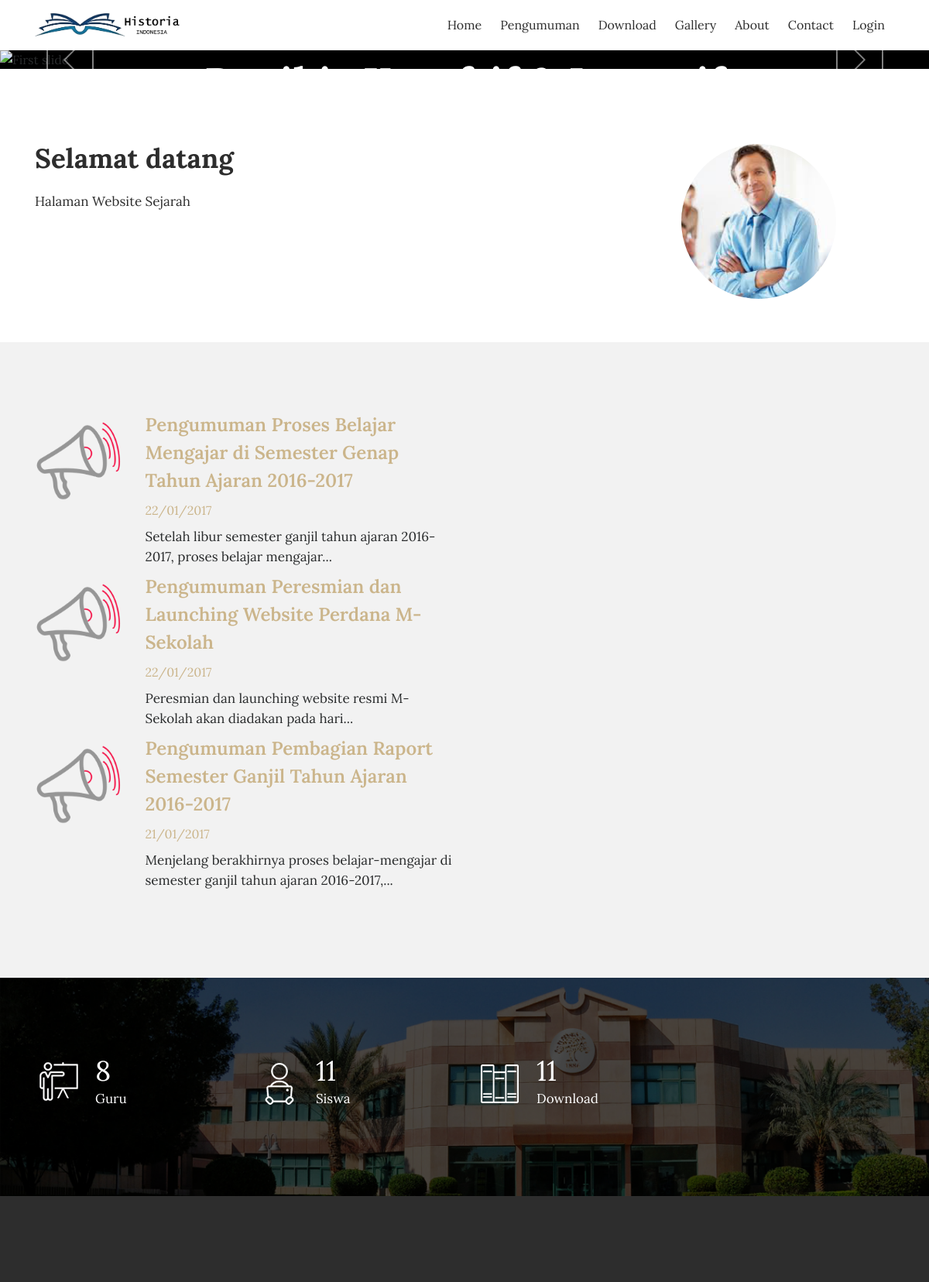
Before: / (upper part) with the older database file.
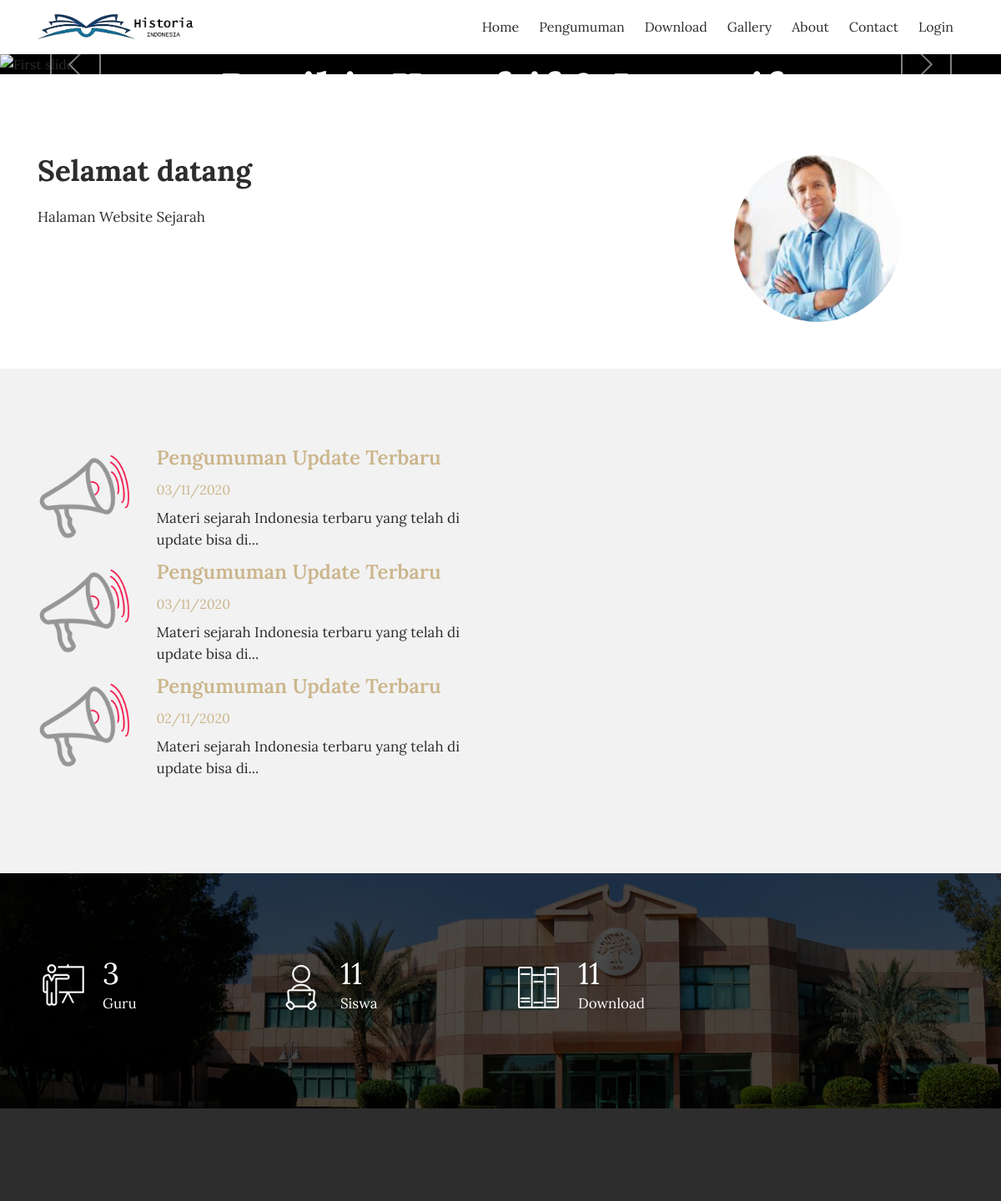
After: the same page with the newer database file.
### tables this page shows
CREATE TABLE `tbl_pengumuman` (
  `pengumuman_id` int(11) NOT NULL,
  `pengumuman_judul` varchar(150) DEFAULT NULL,
  `pengumuman_deskripsi` text DEFAULT NULL,
  `pengumuman_tanggal` timestamp NULL DEFAULT current_timestamp(),
  `pengumuman_author` varchar(60) DEFAULT NULL
);

### application/controllers/Home.php (called while the page is built, shortened)
<?php
class Home extends CI_Controller{
	function __construct(){
		$this->load->model('m_tulisan');
		$this->load->model('m_galeri');
		$this->load->model('m_pengumuman');
		$this->load->model('m_files');
		$this->load->model('m_pengunjung');
	}
	function index(){
			$x['title'] = 'Home';
			$x['berita']=$this->m_tulisan->get_berita_home();
			$x['pengumuman']=$this->m_pengumuman->get_pengumuman_home();
			$x['tot_guru']=$this->db->get('tbl_guru')->num_rows();
			$x['tot_siswa']=$this->db->get('tbl_siswa')->num_rows();
			$x['tot_files']=$this->db->get('tbl_files')->num_rows();
			$this->load->view('template/header',$x);
			$this->load->view('depan/v_home',$x);
			$this->load->view('template/footer',$x);
	}
}

### index.php (called while the page is built, shortened)
<?php
require_once BASEPATH.'core/CodeIgniter.php';

### application/models/M_pengumuman.php (called while the page is built, shortened)
<?php
class M_pengumuman extends CI_Model{
	function get_pengumuman_home(){
		$hsl=$this->db->query("SELECT pengumuman_id,pengumuman_judul,pengumuman_deskripsi,DATE_FORMAT(pengumuman_tanggal,'%d/%m/%Y') AS tanggal,pengumuman_author FROM tbl_pengumuman ORDER BY pengumuman_id DESC limit 3");
		return $hsl;
	}
}

### application/views/depan/v_home.php (the view, shortened to what this page needs)
    <div class="slider_img layout_two">
        <div id="carousel" class="carousel slide" data-ride="carousel">
            <ol class="carousel-indicators">
            </ol>
            <div class="carousel-inner" role="listbox">
                <div class="carousel-item active">
                    <img class="d-block" src="<?php echo base_url().'theme/images/slider1.jpg'?>" alt="First slide">
                    <div class="carousel-caption d-md-block">
                        <div class="slider_title">
                            <h1>Bepikir Kreaftif &amp; Inovatif</h1>
                        </div>
                    </div>
                </div>
            </div>
            <a class="carousel-control-prev" href="#carousel" role="button" data-slide="prev">
                <i class="icon-arrow-left fa-slider" aria-hidden="true"></i>
            </a>
            <a class="carousel-control-next" href="#carousel" role="button" data-slide="next">
                <i class="icon-arrow-right fa-slider" aria-hidden="true"></i>
            </a>
        </div>
    </div>
<section class="clearfix about about-style2">
    <div class="container">
        <div class="row">
            <div class="col-md-8">
               <h2>Selamat datang</h2>
               <p>Halaman Website Sejarah</p>
            </div>
            <div class="col-md-4">
                <img src="<?php echo base_url().'theme/images/welcome.png'?>" class="img-fluid about-img" alt="#">
            </div>
        </div>
    </div>
</section>
<section class="event">
    <div class="container">
        <div class="row">
            <div class="col-lg-6">
                <div class="event-img2">
                <?php foreach ($pengumuman->result() as $row) :?>
                <div class="row">
                    <div class="col-sm-3"> <img src="<?php echo base_url().'theme/images/announcement-icon.png'?>" class="img-fluid" alt="event-img"></div>
                    <div class="col-sm-9"> <h3><a href="<?php echo site_url('pengumuman');?>"><?php echo $row->pengumuman_judul;?></a></h3>
                      <span><?php echo $row->tanggal;?></span>
                      <p><?php echo limit_words($row->pengumuman_deskripsi,10).'...';?></p>
                    </div>
                </div>
                <?php endforeach;?>
                </div>
            </div>
        </div>
    </div>
</section>
<div class="detailed_chart">
    <div class="container">
        <div class="row">
            <div class="col-xs-12 col-sm-6 col-md-3 chart_bottom">
                <div class="chart-img">
                    <img src="<?php echo base_url().'theme/images/chart-icon_1.png'?>" class="img-fluid" alt="chart_icon">
                </div>
                <div class="chart-text">
                    <p><span class="counter"><?php echo $tot_guru;?></span> Guru
                    </p>
                </div>
            </div>
            <div class="col-xs-12 col-sm-6 col-md-3 chart_bottom chart_top">
                <div class="chart-img">
                    <img src="<?php echo base_url().'theme/images/chart-icon_2.png'?>" class="img-fluid" alt="chart_icon">
                </div>
                <div class="chart-text">
                    <p><span class="counter"><?php echo $tot_siswa;?></span> Siswa
                    </p>
                </div>
            </div>
            <div class="col-xs-12 col-sm-6 col-md-3 chart_top">
                <div class="chart-img">
                    <img src="<?php echo base_url().'theme/images/chart-icon_3.png'?>" class="img-fluid" alt="chart_icon">
                </div>
                <div class="chart-text">
                    <p><span class="counter"><?php echo $tot_files;?></span> Download
                    </p>
                </div>
            </div>
        </div>
    </div>
</div>

Changed rows visible on the page:
removed tbl_pengumuman: pengumuman_judul "Pengumuman Proses Belajar Mengajar di Semester Genap Tahun Ajaran 2016-2017", tanggal "22/01/2017", pengumuman_deskripsi "Setelah libur semester ganjil tahun ajaran 2016-2017, proses belajar mengajar"
removed tbl_pengumuman: pengumuman_judul "Pengumuman Peresmian dan Launching Website Perdana M-Sekolah", tanggal "22/01/2017", pengumuman_deskripsi "Peresmian dan launching website resmi M-Sekolah akan diadakan pada hari"
removed tbl_pengumuman: pengumuman_judul "Pengumuman Pembagian Raport Semester Ganjil Tahun Ajaran 2016-2017", tanggal "21/01/2017", pengumuman_deskripsi "Menjelang berakhirnya proses belajar-mengajar di semester ganjil tahun ajaran 2016-2017,"
added tbl_pengumuman: pengumuman_judul "Pengumuman Update Terbaru", tanggal "03/11/2020", pengumuman_deskripsi "Materi sejarah Indonesia terbaru yang telah di update bisa di"
added tbl_pengumuman: pengumuman_judul "Pengumuman Update Terbaru", tanggal "03/11/2020", pengumuman_deskripsi "Materi sejarah Indonesia terbaru yang telah di update bisa di"
now on this page (row edited): tbl_pengumuman: pengumuman_judul "Pengumuman Update Terbaru", tanggal "02/11/2020", pengumuman_deskripsi "Materi sejarah Indonesia terbaru yang telah di update bisa di"
Other visible differences:
$tot_guru: "8" → "3"
